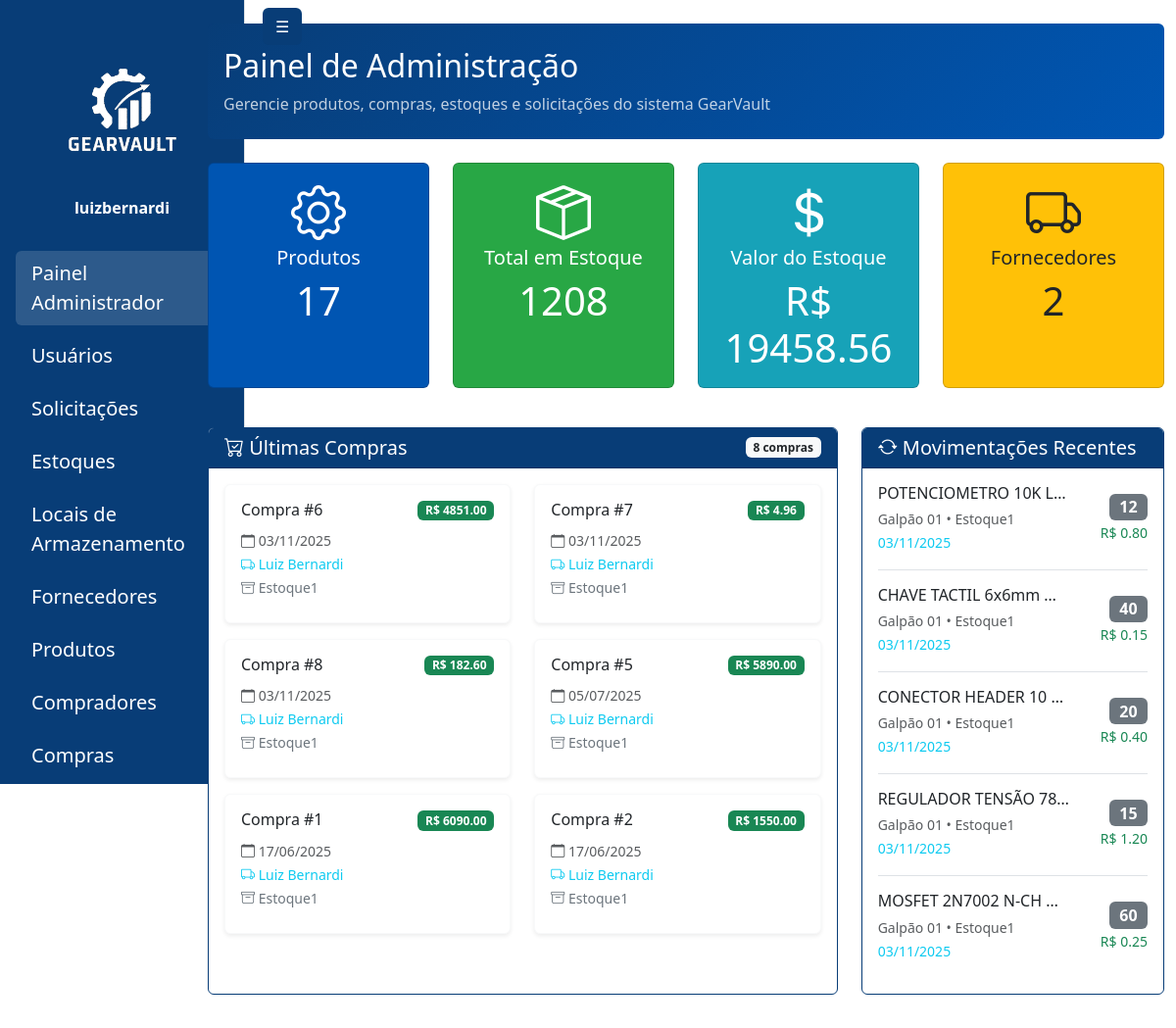
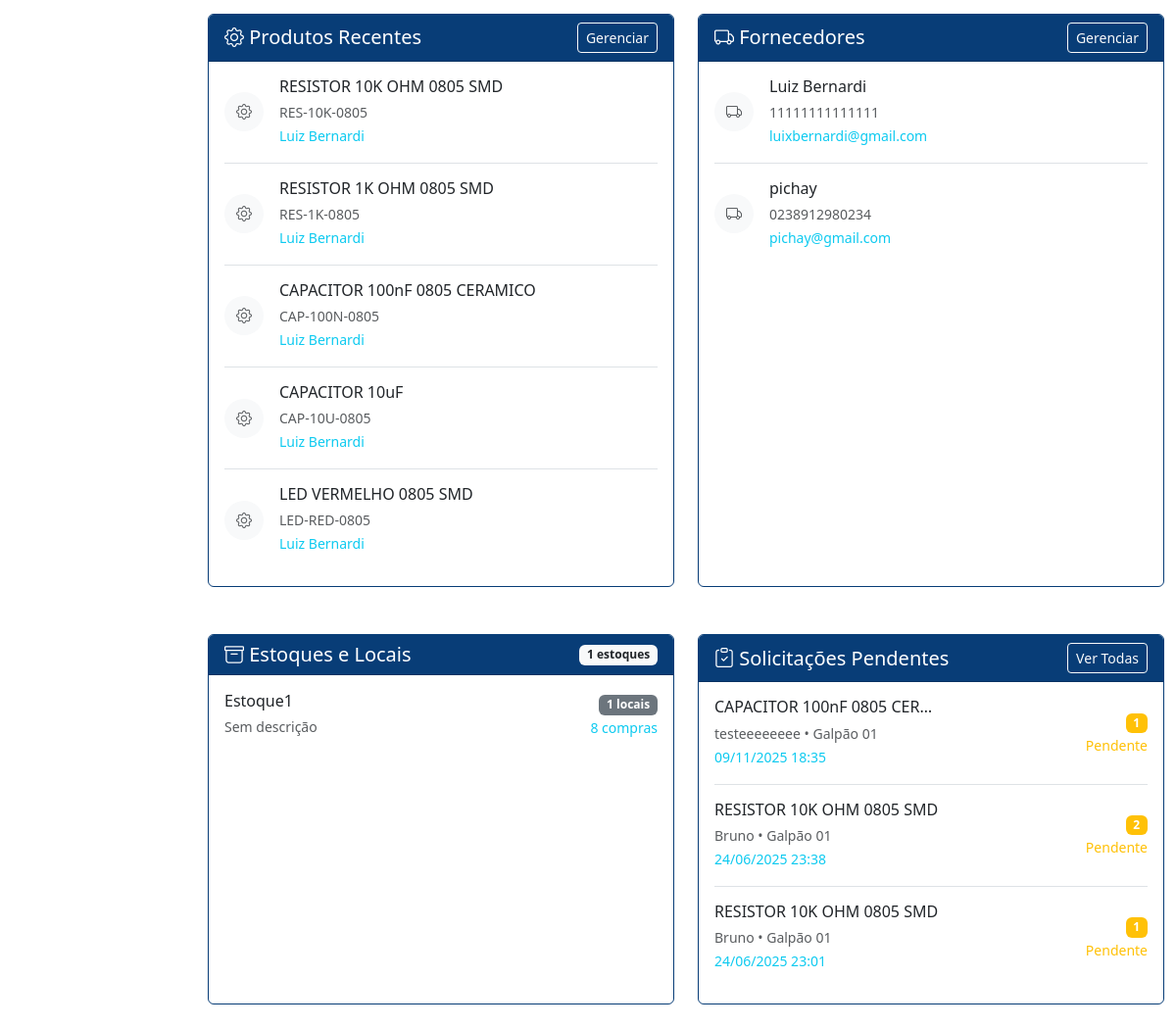
The app's page /administrador/painel/ (signed in) with its own data (2 pictures, top to bottom).
### gearvault/models.py (models this page shows, shortened)
class Compra(models.Model):
    estoque = models.ForeignKey('Estoque', on_delete=models.PROTECT, related_name='compras')
    data = models.DateField(auto_now_add=True)
    fornecedor = models.ForeignKey(Fornecedor, on_delete=models.PROTECT)
    comprador = models.ForeignKey(Comprador, on_delete=models.PROTECT)
    invoice = models.FileField(upload_to='invoices/', blank=True, null=True)
    @property
    def valor_total(self):
        return sum(item.quantidade * item.valor_unitario for item in self.itens.all())

class ItemCompra(models.Model):
    compra = models.ForeignKey(
        Compra, on_delete=models.CASCADE, related_name='itens')
    produto = models.ForeignKey(Produto, on_delete=models.PROTECT)
    local = models.ForeignKey(LocalArmazenamento, on_delete=models.PROTECT)
    quantidade = models.PositiveIntegerField()
    valor_unitario = models.DecimalField(max_digits=10, decimal_places=2)
    class Meta:
        managed = True
        verbose_name = 'Item da Compra'
        verbose_name_plural = 'Itens da Compra'

class Fornecedor(models.Model):
    nome = models.CharField(max_length=255)
    cnpj = models.CharField(  max_length=14, validators=[
        MinLengthValidator(14),
            MaxLengthValidator(14)
        ], blank=False, null=False)
    email = models.EmailField(blank=False, null=False)
    telefone = models.CharField(max_length=11,  validators=[
            MinLengthValidator(11),
            MaxLengthValidator(11)
        ], blank=False, null=False)
    endereco = models.ForeignKey(Endereco, on_delete=models.SET_NULL, blank=False, null=True)

class Estoque(models.Model):
    nome = models.CharField(max_length=255)
    descricao = models.TextField(blank=True, null=True)

class Produto(models.Model):
    nome = models.CharField(max_length=255)
    codigo = models.CharField(max_length=100, unique=True)
    categoria = models.CharField(max_length=100, blank=True, null=True)
    descricao = models.TextField(blank=True, null=True)
    fornecedores = models.ManyToManyField(
        Fornecedor, blank=True, related_name='produtos')
    imagem = models.ImageField(upload_to='produtos/', blank=True, null=True)

class LocalArmazenamento(models.Model):
    estoque = models.ForeignKey(Estoque, on_delete=models.CASCADE, related_name='locais')
    nome = models.CharField(max_length=255)
    descricao = models.TextField(blank=True, null=True)

class SolicitacaoProduto(models.Model):
    STATUS_CHOICES = [
        ('PENDENTE', 'Pendente'),
        ('APROVADA', 'Aprovada'),
        ('REJEITADA', 'Rejeitada'),
    ]
    usuario = models.ForeignKey(
        get_user_model(), on_delete=models.CASCADE, related_name='solicitacoes')
    produto = models.ForeignKey(Produto, on_delete=models.CASCADE)
    local = models.ForeignKey(LocalArmazenamento, on_delete=models.CASCADE)
    quantidade = models.PositiveIntegerField()
    justificativa = models.TextField(
        help_text="Justificativa para a solicitação")
    status = models.CharField(
        max_length=10, choices=STATUS_CHOICES, default='PENDENTE')
    data_solicitacao = models.DateTimeField(auto_now_add=True)
    data_resposta = models.DateTimeField(null=True, blank=True)
    resposta_admin = models.TextField(
        blank=True, null=True, help_text="Resposta do administrador")
    admin_responsavel = models.ForeignKey(
        get_user_model(),
        on_delete=models.SET_NULL,
        null=True,
        blank=True,
        related_name='solicitacoes_processadas'
    )
    class Meta:
        ordering = ['-data_solicitacao']
        verbose_name = 'Solicitação de Produto'
        verbose_name_plural = 'Solicitações de Produtos'

### gearvault/views.py (the view)
# urls.py: path('painel/', views.admin_painel, name='admin_painel'),
@login_required
def admin_painel(request):
    if request.user.profile.role != 'ADMIN':
        if request.user.profile.role == 'USUARIO':
            return redirect('usuario_painel')
        return redirect('login')
    produtos = Produto.objects.all()
    total_produtos = produtos.count()
    total_estoque = ItemCompra.objects.aggregate(
        total=Sum('quantidade'))['total'] or 0
    valor_total_estoque = ItemCompra.objects.aggregate(
        total=Sum(F('quantidade') * F('valor_unitario'),
                  output_field=FloatField())
    )['total'] or 0
    compras = Compra.objects.all().order_by('-data')
    estoques = Estoque.objects.prefetch_related('locais', 'compras')
    fornecedores = Fornecedor.objects.all()
    movimentacoes = ItemCompra.objects.select_related(
        'produto', 'local', 'compra', 'compra__estoque').order_by('-id')[:5]
    from .models import SolicitacaoProduto
    solicitacoes_pendentes = SolicitacaoProduto.objects.filter(
        status='PENDENTE'
    ).select_related('produto', 'local', 'usuario').order_by('-data_solicitacao')[:5]
    contexto = {
        'sidebar_links': get_sidebar_links(request.user),
        'produtos': produtos,
        'total_produtos': total_produtos,
        'total_estoque': total_estoque,
        'valor_total_estoque': valor_total_estoque,
        'compras': compras,
        'estoques': estoques,
        'fornecedores': fornecedores,
        'movimentacoes': movimentacoes,
        'solicitacoes_pendentes': solicitacoes_pendentes,
    }
    return render(request, 'pages/admin/painel.html', contexto)

### gearvault/templates/pages/admin/painel.html (shortened to what this page needs)
{% extends 'base.html' %}
{% load static %}
{% block content %}
<div class="container-fluid" id="main-content-panel">
  <div class="row">
    <div class="col-md-2" id="sidebar-panel">
      {% include 'sidebar.html' %}
    </div>
    <div class="col-md-10 mt-4" id="painel-content">
{% include 'components/welcome_banner.html' with title='Painel de Administração' subtitle='Gerencie produtos, compras, estoques e solicitações do sistema GearVault' %}
<div class="row mb-4">
  {% include 'components/stats_card.html' with icon='bi-gear' title='Produtos' value=total_produtos bg_color='#0055b2' %}
  {% include 'components/stats_card.html' with icon='bi-box-seam' title='Total em Estoque' value=total_estoque bg_color='#28a745' %}
  {% include 'components/stats_card.html' with icon='bi-currency-dollar' title='Valor do Estoque' value=valor_total_estoque|floatformat:2 bg_color='#17a2b8' is_currency=True %}
  {% include 'components/stats_card.html' with icon='bi-truck' title='Fornecedores' value=fornecedores|length bg_color='#ffc107' text_color='#212529' %}
</div>
<div class="row mb-4">
  <div class="col-lg-8 mb-4">
    <div class="card h-100" style="border: 1px solid #083D77;">
      <div class="card-header text-white d-flex justify-content-between align-items-center" style="background-color: #083D77;">
        <h5 class="mb-0"><i class="bi bi-cart-check"></i> Últimas Compras</h5>
        <span class="badge bg-light text-dark">{{ compras|length }} compras</span>
      </div>
      <div class="card-body">
        {% if compras %}
          <div class="row">
            {% for compra in compras|slice:':6' %}
              {% include 'components/compra_card.html' with compra=compra %}
            {% endfor %}
          </div>
        {% else %}
          {% include 'components/empty_state.html' with icon='bi-cart-x' message='Nenhuma compra cadastrada.' large=True %}
        {% endif %}
      </div>
    </div>
  </div>
  <div class="col-lg-4 mb-4">
    <div class="card h-100" style="border: 1px solid #083D77;">
      <div class="card-header text-white d-flex justify-content-between align-items-center" style="background-color: #083D77;">
        <h5 class="mb-0"><i class="bi bi-arrow-repeat"></i> Movimentações Recentes</h5>
      </div>
      <div class="card-body">
        {% if movimentacoes %}
          {% for mov in movimentacoes|slice:':5' %}
            {% include 'components/movimentacao_item.html' with mov=mov is_last=forloop.last %}
          {% endfor %}
        {% else %}
          {% include 'components/empty_state.html' with icon='bi-arrow-repeat' message='Nenhuma movimentação recente.' %}
        {% endif %}
      </div>
    </div>
  </div>
</div>
<div class="row mt-4">
  <div class="col-md-6 mb-4">
    <div class="card h-100" style="border: 1px solid #083D77;">
      <div class="card-header text-white d-flex justify-content-between align-items-center" style="background-color: #083D77;">
        <h5 class="mb-0"><i class="bi bi-gear"></i> Produtos Recentes</h5>
        <a href="/administrador/produtos/" class="btn btn-sm btn-outline-light">Gerenciar</a>
      </div>
      <div class="card-body">
        {% if produtos %}
          {% for produto in produtos|slice:':5' %}
            {% include 'components/list_item_avatar.html' with icon='bi-gear' title=produto.nome|truncatechars:30 subtitle=produto.codigo extra_info=produto.fornecedores.first.nome|default:"Sem fornecedor"  is_currency=True is_last=forloop.last %}
          {% endfor %}
        {% else %}
          {% include 'components/empty_state.html' with icon='bi-gear' message='Nenhum produto cadastrado.' %}
        {% endif %}
      </div>
    </div>
  </div>
  <div class="col-md-6 mb-4">
    <div class="card h-100" style="border: 1px solid #083D77;">
      <div class="card-header text-white d-flex justify-content-between align-items-center" style="background-color: #083D77;">
        <h5 class="mb-0"><i class="bi bi-truck"></i> Fornecedores</h5>
        <a href="/administrador/fornecedores/" class="btn btn-sm btn-outline-light">Gerenciar</a>
      </div>
      <div class="card-body">
        {% if fornecedores %}
          {% for fornecedor in fornecedores|slice:':4' %}
            {% include 'components/list_item_avatar.html' with icon='bi-truck' title=fornecedor.nome|truncatechars:25 subtitle=fornecedor.cnpj extra_info=fornecedor.email|truncatechars:30 is_last=forloop.last %}
          {% endfor %}
        {% else %}
          {% include 'components/empty_state.html' with icon='bi-truck' message='Nenhum fornecedor cadastrado.' %}
        {% endif %}
      </div>
    </div>
  </div>
</div>
<div class="row mt-4">
  <div class="col-md-6 mb-4">
    <div class="card h-100" style="border: 1px solid #083D77;">
      <div class="card-header text-white d-flex justify-content-between align-items-center" style="background-color: #083D77;">
        <h5 class="mb-0"><i class="bi bi-archive"></i> Estoques e Locais</h5>
        <span class="badge bg-light text-dark">{{ estoques|length }} estoques</span>
      </div>
      <div class="card-body">
        {% if estoques %}
          {% for estoque in estoques|slice:':4' %}
          <div class="d-flex justify-content-between align-items-center mb-3 {% if not forloop.last %}border-bottom pb-3{% endif %}">
            <div>
              <h6 class="mb-1">{{ estoque.nome }}</h6>
              <small class="text-muted">{{ estoque.descricao|default:"Sem descrição"|truncatechars:40 }}</small>
            </div>
            <div class="text-end">
              <span class="badge bg-secondary">{{ estoque.locais.count }} locais</span><br>
              <small class="text-info">{{ estoque.compras.count }} compras</small>
            </div>
          </div>
          {% endfor %}
        {% else %}
          {% include 'components/empty_state.html' with icon='bi-archive' message='Nenhum estoque cadastrado.' %}
        {% endif %}
      </div>
    </div>
  </div>
  <div class="col-md-6 mb-4">
    <div class="card h-100" style="border: 1px solid #083D77;">
      <div class="card-header text-white d-flex justify-content-between align-items-center" style="background-color: #083D77;">
        <h5 class="mb-0"><i class="bi bi-clipboard-check"></i> Solicitações Pendentes</h5>
        <a href="/administrador/solicitacoes/" class="btn btn-sm btn-outline-light">Ver Todas</a>
      </div>
      <div class="card-body">
        {% if solicitacoes_pendentes %}
          {% for solicitacao in solicitacoes_pendentes|slice:':4' %}
          <div class="d-flex justify-content-between align-items-center mb-3 {% if not forloop.last %}border-bottom pb-3{% endif %}">
            <div>
              <h6 class="mb-1">{{ solicitacao.produto.nome|truncatechars:25 }}</h6>
              <small class="text-muted">{{ solicitacao.usuario.username }} • {{ solicitacao.local.nome }}</small><br>
              <small class="text-info">{{ solicitacao.data_solicitacao|date:"d/m/Y H:i" }}</small>
            </div>
            <div class="text-end">
              <span class="badge bg-warning">{{ solicitacao.quantidade }}</span><br>
              <small class="text-warning">Pendente</small>
            </div>
          </div>
          {% endfor %}
        {% else %}
          {% include 'components/empty_state.html' with icon='bi-clipboard-check' message='Nenhuma solicitação pendente.' %}
        {% endif %}
      </div>
    </div>
  </div>
</div>
    </div>
  </div>
</div>
{% endblock %}

### templates/sidebar.html (shortened to what this page needs)
{% load static %}
<div id="sidebar" class="position-fixed top-0 start-0 vh-100 text-white d-flex flex-column pt-5 border-end" style="background-color: #083D77; width: 250px; transition: transform 0.3s ease;">
  <div class="text-center mb-4 pt-3">
    <img src="{% static 'assets/LogoGearvaultBranco.png' %}" alt="Logo GearVault" style="width: 120px;" class="mb-3" />
    <strong class="d-block">{{ user.username }}</strong>
  </div>
  <nav class="flex-grow-1">
    <ul class="nav flex-column px-3">
      {% if sidebar_links %}
        {% for link in sidebar_links %}
          <li class="nav-item mt-2">
            <a href="{{ link.url }}" class="nav-link text-white fs-5 rounded px-3 py-2 link-hover{% if request.path == link.url %} active-link{% endif %}">{{ link.label }}</a>
          </li>
        {% endfor %}
      {% else %}
        <li class="nav-item text-white px-3">Nenhum link disponível</li>
      {% endif %}
    </ul>
  </nav>
  <div class="mt-auto">
    <a href="{% url 'logout' %}" class="text-white d-block px-3 py-2 pb-3 text-decoration-none text-center"><i class="bi bi-box-arrow-right"></i> Sair</a>
  </div>
</div>
<button id="toggleSidebarBtn" type="button" class="btn position-fixed top-0" style="background-color: #083D77;
  color: white; left: 260px; z-index: 1050; transition: left 0.3s ease; margin: 0.5rem;">☰</button>

### templates/components/compra_card.html
<div class="col-md-6 mb-3">
  <div class="card border-light shadow-sm h-100">
    <div class="card-body">
      <div class="d-flex justify-content-between align-items-start mb-2">
        <h6 class="card-title mb-0">Compra #{{ compra.id }}</h6>
        <span class="badge bg-success">R$ {{ compra.valor_total|floatformat:2 }}</span>
      </div>
      <p class="card-text mb-2">
        <small class="text-muted"><i class="bi bi-calendar"></i> {{ compra.data|date:"d/m/Y" }}</small><br>
        <small class="text-info"><i class="bi bi-truck"></i> {{ compra.fornecedor.nome|truncatechars:25 }}</small><br>
        <small class="text-secondary"><i class="bi bi-archive"></i> {{ compra.estoque.nome }}</small>
      </p>
    </div>
  </div>
</div>

### templates/components/movimentacao_item.html
<div class="d-flex justify-content-between align-items-center mb-3 {% if not is_last %}border-bottom pb-3{% endif %}">
  <div>
    <h6 class="mb-1">{{ mov.produto.nome|truncatechars:20 }}</h6>
    <small class="text-muted">{{ mov.local.nome }} • {{ mov.compra.estoque.nome }}</small><br>
    <small class="text-info">{{ mov.compra.data|date:"d/m/Y" }}</small>
  </div>
  <div class="text-end">
    <span class="badge bg-secondary fs-6">{{ mov.quantidade }}</span><br>
    <small class="text-success">R$ {{ mov.valor_unitario|floatformat:2 }}</small>
  </div>
</div>

### templates/components/list_item_avatar.html (shortened to what this page needs)
<div class="d-flex align-items-center mb-3 {% if not is_last %}border-bottom pb-3{% endif %}">
  <div class="me-3">
    <div class="bg-light rounded-circle d-flex align-items-center justify-content-center" style="width: 40px; height: 40px;">
      <i class="{{ icon|default:'bi-circle' }} text-muted"></i>
    </div>
  </div>
  <div class="flex-grow-1">
    <h6 class="mb-1">{{ title }}</h6>
    <small class="text-muted">{{ subtitle }}</small>
    {% if extra_info %}
      <br><small class="text-info">{{ extra_info }}</small>
    {% endif %}
  </div>
</div>

### records on screen
Compra: id "6", valor_total "4851.00", data "03/11/2025", fornecedor.nome "Luiz Bernardi", estoque.nome "Estoque1"
Compra: id "7", valor_total "4.96", data "03/11/2025", fornecedor.nome "Luiz Bernardi", estoque.nome "Estoque1"
Compra: id "8", valor_total "182.60", data "03/11/2025", fornecedor.nome "Luiz Bernardi", estoque.nome "Estoque1"
Compra: id "5", valor_total "5890.00", data "05/07/2025", fornecedor.nome "Luiz Bernardi", estoque.nome "Estoque1"
Compra: id "1", valor_total "6090.00", data "17/06/2025", fornecedor.nome "Luiz Bernardi", estoque.nome "Estoque1"
Compra: id "2", valor_total "1550.00", data "17/06/2025", fornecedor.nome "Luiz Bernardi", estoque.nome "Estoque1"
ItemCompra: produto.nome "POTENCIOMETRO 10K L…", local.nome "Galpão 01", compra.estoque.nome "Estoque1", compra.data "03/11/2025", quantidade "12", valor_unitario "0.80"
ItemCompra: produto.nome "CHAVE TACTIL 6x6mm …", local.nome "Galpão 01", compra.estoque.nome "Estoque1", compra.data "03/11/2025", quantidade "40", valor_unitario "0.15"
ItemCompra: produto.nome "CONECTOR HEADER 10 …", local.nome "Galpão 01", compra.estoque.nome "Estoque1", compra.data "03/11/2025", quantidade "20", valor_unitario "0.40"
ItemCompra: produto.nome "REGULADOR TENSÃO 78…", local.nome "Galpão 01", compra.estoque.nome "Estoque1", compra.data "03/11/2025", quantidade "15", valor_unitario "1.20"
ItemCompra: produto.nome "MOSFET 2N7002 N-CH …", local.nome "Galpão 01", compra.estoque.nome "Estoque1", compra.data "03/11/2025", quantidade "60", valor_unitario "0.25"
Produto: nome "RESISTOR 10K OHM 0805 SMD", codigo "RES-10K-0805"
Fornecedor: nome "Luiz Bernardi", cnpj "11111111111111", email "luixbernardi@gmail.com"
Produto: nome "RESISTOR 1K OHM 0805 SMD", codigo "RES-1K-0805"
Produto: nome "CAPACITOR 100nF 0805 CERAMICO", codigo "CAP-100N-0805"
Produto: nome "CAPACITOR 10uF", codigo "CAP-10U-0805"
Produto: nome "LED VERMELHO 0805 SMD", codigo "LED-RED-0805"
Fornecedor: nome "pichay", cnpj "0238912980234", email "pichay@gmail.com"
Estoque: nome "Estoque1", descricao "Sem descrição", locais.count "1", compras.count "8"
SolicitacaoProduto: produto.nome "CAPACITOR 100nF 0805 CER…", usuario.username "testeeeeeeee", local.nome "Galpão 01", data_solicitacao "09/11/2025 18:35", quantidade "1"
SolicitacaoProduto: produto.nome "RESISTOR 10K OHM 0805 SMD", usuario.username "Bruno", local.nome "Galpão 01", data_solicitacao "24/06/2025 23:38", quantidade "2"
SolicitacaoProduto: produto.nome "RESISTOR 10K OHM 0805 SMD", usuario.username "Bruno", local.nome "Galpão 01", data_solicitacao "24/06/2025 23:01", quantidade "1"

### other values on screen
{{ user.username }} "luizbernardi"
{{ link.label }} "Painel Administrador" "Usuários" "Solicitações" "Estoques" "Locais de Armazenamento" "Fornecedores" "Produtos" "Compradores" "Compras"
{{ title }} "Painel de Administração"
{{ subtitle }} "Gerencie produtos, compras, estoques e solicitações do sistema GearVault"
{{ title }} "Produtos Total em Estoque Valor do Estoque Fornecedores"
{{ value }} "17 1208 19458.56 2"
{{ compras|length }} "8"
{{ estoques|length }} "1"
